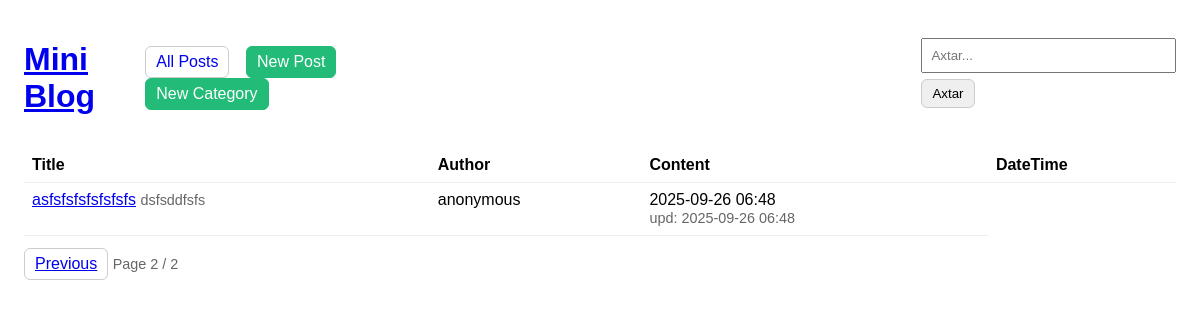
Page /?q=&page=2 on the committed database.
### blog/models.py (models this page shows, shortened)
class Post(models.Model):
    title=models.CharField(max_length=200)
    slug=models.SlugField(max_length=220,unique=True,blank=True)
    content=models.TextField()
    author=models.CharField(max_length=100,default='anonymous')
    created_at=models.DateTimeField(auto_now_add=True)
    updated_at=models.DateTimeField(auto_now=True)
    category=models.ForeignKey(Category,on_delete=models.CASCADE,null=True)
    class Meta:
        ordering=['-created_at']
        indexes=[
            models.Index(fields=['slug']),
            models.Index(fields=['-created_at']),
        ]

### blog/views.py (the view)
# urls.py: path('', views.post_list, name='post_list'),
def post_list(request):
    q = (request.GET.get('q') or "").strip()
    category_filter_form=CategoryForm()
    category_id = request.GET.get('category')
    full_path=request.get_full_path()
    show_filters = {
        "category":category_id is not None,
        "home":full_path == "/"
    }
    qs = Post.objects.all()
    if category_id is not None:
        qs = qs.filter(category_id=category_id)
    if q:
        qs = qs.filter(
            Q(title__icontains=q) | Q(content__icontains=q)
        ).distinct()
    paginator = Paginator(qs, 5)
    page = request.GET.get('page') or 1
    page_obj = paginator.get_page(page)
    return render(request, 'blog/post_list.html',
                  {'page_obj': page_obj,
                   "posts": page_obj.object_list,
                   "q": q,
                   "category_filter_form": category_filter_form,
                   "show_filters": show_filters,
                   })

### blog/forms.py
class CategoryForm(forms.Form):
    category=forms.ModelChoiceField(
        queryset=Category.objects.all(),
        label="Choose a Category",
        widget=Select2Widget(attrs={'class': 'select2'})
    )

### blog/templates/blog/post_list.html (shortened to what this page needs)
{% extends "blog/base.html" %}
{% block content %}
    <table>
        <thead>
        <tr>
            <th>Title</th>
            <th>Author</th>
            <th>Content</th>
            <th>DateTime</th>
        </tr>
        </thead>
        <tbody>
        {% for p in posts %}
            {% include 'blog/_post_row.html' with p=p %}
        {% endfor %}
        </tbody>
    </table>
        <div style="margin-top:12px">
            {%  if page_obj.has_previous %}
                <a class="btn" href="?q={{ q }}&page={{ page_obj.previous_page_number }}">Previous</a>
            {% endif %}
            <span class="muted">Page {{ page_obj.number }} / {{ page_obj.paginator.num_pages }}</span>
        </div>
{% endblock %}

### blog/templates/blog/_post_row.html
<tr>
    <td>
        <a href="{% url 'blog:post_detail' p.slug %}">{{ p.title }}</a>
        <span class="muted">{{ p.content|truncatechars:80 }}</span>
    </td>
    <td>
        {{ p.author }}
    </td>
    <td>
         {{ p.created_at|date:"Y-m-d H:i" }}
        {% if p.updated_at %}
            <br/>
            <span class="muted">
            upd: {{ p.updated_at|date:"Y-m-d H:i" }}
            </span>
        {% endif %}
    </td>
</tr>

### blog/templates/blog/base.html (style rules this page uses)
body { font-family: sans-serif; margin: 24px; }
.btn { padding:6px 10px; border:1px solid #ccc; border-radius:6px; display:inline-block; }
.muted { color:#666; font-size: 90%; }
table { width:100%; border-collapse: collapse; }
th, td { padding: 8px; border-bottom:1px solid #eee; text-align:left; vertical-align: top; }

### rows in the picture
Post: title "asfsfsfsfsfsfsfs", content "dsfsddfsfs", author "anonymous", created_at "2025-09-26 06:48", updated_at "2025-09-26 06:48"

### other values in the picture
{{ page_obj.number }} "2"
{{ page_obj.paginator.num_pages }} "2"
